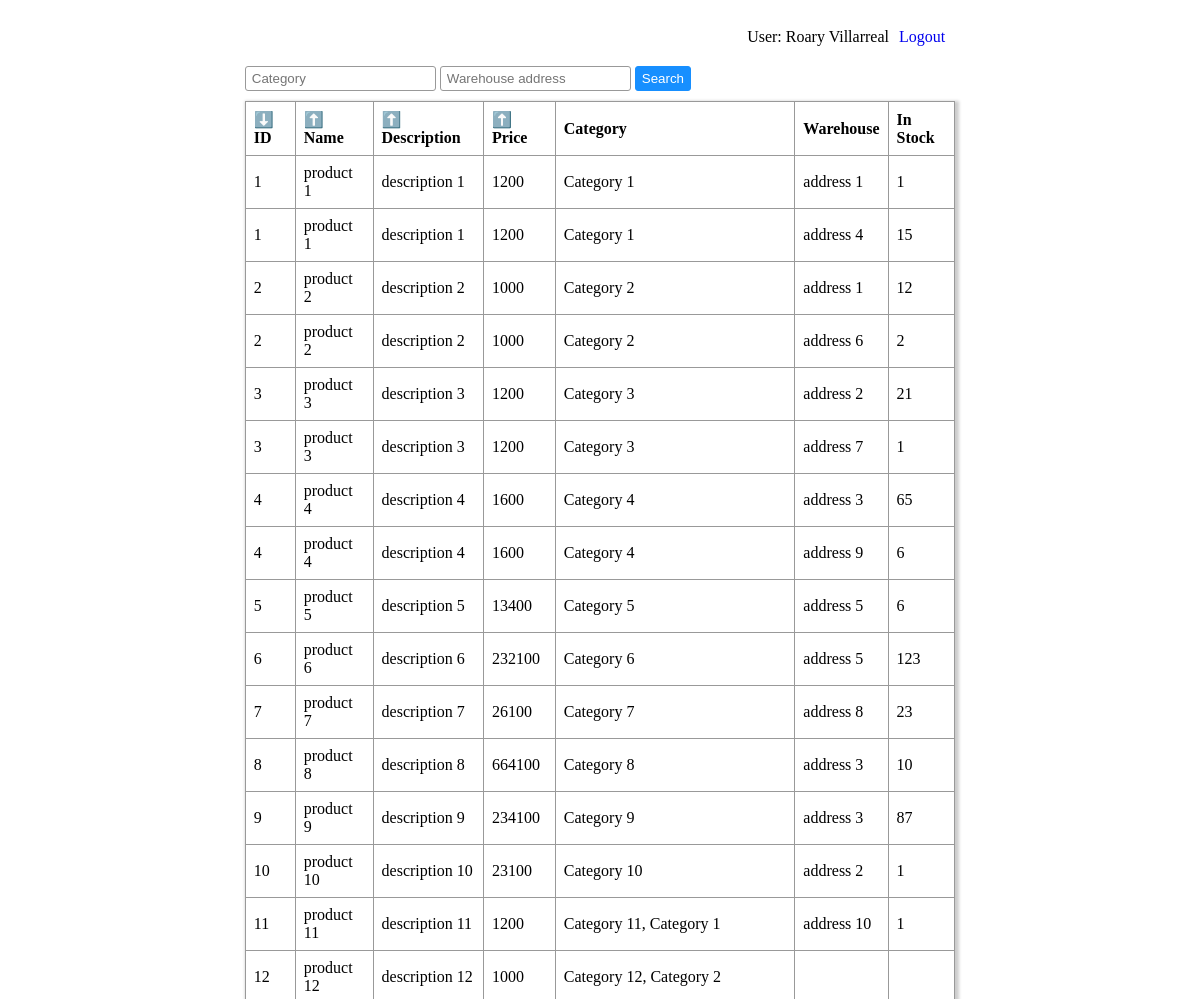
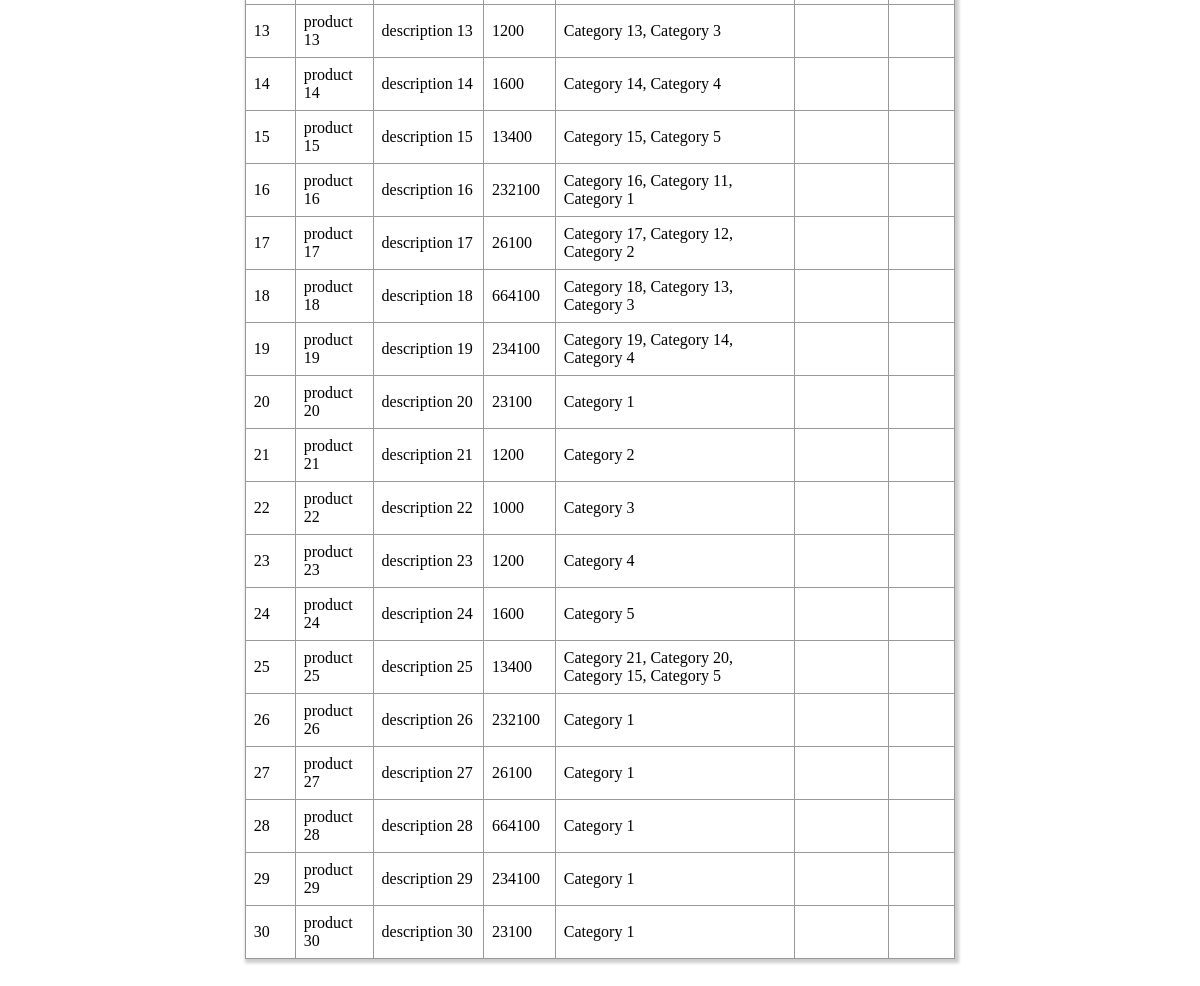
Screenshot of /products (signed in) with the database file from the repository (2 pictures, top to bottom).
### tables this page shows
CREATE TABLE `products` (
  `id` int(11) NOT NULL,
  `name` varchar(100) NOT NULL,
  `description` text NOT NULL,
  `price` int(11) NOT NULL,
  `category_id` int(11) NOT NULL,
  `created_at` datetime NOT NULL DEFAULT current_timestamp()
);

CREATE TABLE `categories` (
  `id` int(11) NOT NULL,
  `parent_id` int(11) DEFAULT NULL,
  `name` varchar(100) NOT NULL
);

CREATE TABLE `warehouses` (
  `id` int(11) NOT NULL,
  `address` varchar(100) NOT NULL,
  `phone` varchar(50) NOT NULL
);

CREATE TABLE `inventories` (
  `product_id` int(11) NOT NULL,
  `warehouse_id` int(11) NOT NULL,
  `amount_in_stock` int(11) NOT NULL
);

### app/core/DatabaseFactory.php (called while the page is built)
<?php
class DatabaseFactory
{
    private static $factory;
    private $database;
    public static function getFactory()
    {
        if (!self::$factory) {
            self::$factory = new DatabaseFactory();
        }
        return self::$factory;
    }
    public function getConnection()
    {
        if (!$this->database) {
            try {
                $config = Config::get('database');
                $options = array(PDO::ATTR_DEFAULT_FETCH_MODE => PDO::FETCH_OBJ, PDO::ATTR_ERRMODE => PDO::ERRMODE_WARNING);
                $this->database = new PDO(
                    $config['db_type'] . ':host=' . $config['db_host'] . ';dbname=' .
                        $config['db_name'] . ';port=' . $config['db_port'] . ';charset=' . $config['db_charset'],
                    $config['db_user'],
                    $config['db_pass'],
                    $options
                );
            } catch (PDOException $e) {
                echo 'Database connection failure. Please try again later.' . '<br>';
                echo 'Error code: ' . $e->getCode();
                exit;
            }
        }
        return $this->database;
    }
}

### app/core/Config.php (called while the page is built, shortened)
<?php
class Config
{
    public static $config;
    public static function get($filename)
    {
        if (!self::$config) {
            $config_file = '../app/config/' . $filename . '.php';
            self::$config = require $config_file;
        }
        return self::$config;
    }
}

### app/config/database.php (called while the page is built)
<?php
return [
    'db_type' => 'mysql',
    'db_host' => '127.0.0.1',
    'db_port' => '3306',
    'db_name' => 'product_catalog',
    'db_charset' => 'utf8',
    'db_user' => 'root',
    'db_pass' => ''
];

### app/controller/ProductController.php (called while the page is built, shortened)
<?php
class ProductController
{
    public function __construct()
    {
        $this->db = DatabaseFactory::getFactory()->getConnection();
    }
    public static function index()
    {
        if (isset($_GET['order_by'])) {
            $order_by = (new self)->getOrderBy($_GET['order_by']);
        } else {
            $order_by = (new self)->getOrderBy();
        }
        if (isset($_GET['order_type'])) {
            $order_type = (new self)->getOrderType($_GET['order_type']);
        } else {
            $order_type = (new self)->getOrderType();
        }
        $category_filter = null;
        $warehouse_filter = null;
        $sql = "
            SELECT
                p.id as p_id, p.name as p_name, p.description as p_description, p.price as p_price, p.created_at as p_created_at,
                c.id as c_id, c.name as c_name , c.parent_id as c_parent_id,
                i.amount_in_stock as i_amount_in_stock,
                w.id as w_id, w.address as w_address, w.phone as w_phone
            FROM products p
            LEFT JOIN categories c ON
                c.id = p.category_id
            LEFT JOIN inventories i ON
                i.product_id = p.id
            LEFT JOIN warehouses w ON
                w.id = i.warehouse_id
            ORDER BY $order_by $order_type
        ";
        $query = (new self)->db->prepare($sql);
        $query->execute();
        $products = [];
        while ($row = $query->fetch()) {
            $row->categories = (new self)->getCategories($row->c_name, $row->c_parent_id);
            $products[] = $row;
        }
        require '../app/views/products.php';
    }
    private function getOrderBy($field = null)
    {
        $order_by = 'p.id';
        return $order_by;
    }
    private function getOrderType($type = null)
    {
        $order_type = 'ASC';
        return $order_type;
    }
    private function getCategories($category_name, $parent_id)
    {
        $categories = [$category_name];
        while (!is_null($parent_id)) {
            $query = (new self)->db->prepare("SELECT * FROM categories where id = :parent_id");
            $query->execute([':parent_id' => $parent_id]);
            if ($query->rowCount() === 1) {
                $res = $query->fetch();
                $categories[] = $res->name;
            } else {
                $res = null;
            }
            $parent_id = $res->parent_id;
        }
        return implode(', ', $categories);
    }
}

### public/index.php (called while the page is built, shortened)
<?php
new App();

### app/views/products.php (the view, shortened to what this page needs)
<!DOCTYPE html>
<html lang="en">
<head>
    <link rel="stylesheet" href="../../public/css/style.css" />
</head>
<body>
    <div class="container">
        <div class="panel">
            <div>
                <?php echo 'User: ' . $_SESSION['user']->name ?>
            </div>
            <div>
                <a href="auth/logout">Logout</a>
            </div>
        </div>
        <form action="/products" method="GET" class="filter-form">
            <input type="text" name="category_filter" placeholder="Category" value="<?php echo $category_filter; ?>">
            <input type="text" name="warehouse_filter" placeholder="Warehouse address" value="<?php echo $warehouse_filter; ?>">
            <button type="submit">Search</button>
        </form>
        <div class="content-table">
            <table>
                <thead>
                    <tr>
                        <th>
                            <?php
                            if ($order_by == 'p.id' && stripos($order_type, 'asc') !== false) {
                                echo '<a href="?order_by=1&order_type=desc">⬇️</a>';
                            } else {
                                echo '<a href="?order_by=1&order_type=asc">⬆️</a>';
                            }
                            ?>
                            ID
                        </th>
                        <th>
                            <?php
                            if ($order_by == 'p.name' && stripos($order_type, 'asc') !== false) {
                                echo '<a href="?order_by=2&order_type=desc">⬇️</a>';
                            } else {
                                echo '<a href="?order_by=2&order_type=asc">⬆️</a>';
                            }
                            ?>
                            Name
                        </th>
                        <th>
                            <?php
                            if ($order_by == 'p.description' && stripos($order_type, 'asc') !== false) {
                                echo '<a href="?order_by=3&order_type=desc">⬇️</a>';
                            } else {
                                echo '<a href="?order_by=3&order_type=asc">⬆️</a>';
                            }
                            ?>
                            Description
                        </th>
                        <th>
                            <?php
                            if ($order_by == 'p.price' && stripos($order_type, 'asc') !== false) {
                                echo '<a href="?order_by=4&order_type=desc">⬇️</a>';
                            } else {
                                echo '<a href="?order_by=4&order_type=asc">⬆️</a>';
                            }
                            ?>
                            Price
                        </th>
                        <th>Category</th>
                        <th>Warehouse</th>
                        <th>In Stock</th>
                    </tr>
                </thead>
                <tbody>
                    <?php
                    foreach ($products as $item) {
                        echo "
                    <tr>
                        <td>$item->p_id</td>
                        <td>$item->p_name</td>
                        <td>$item->p_description</td>
                        <td>$item->p_price</td>
                        <td>$item->categories</td>
                        <td>$item->w_address</td>
                        <td>$item->i_amount_in_stock</td>
                    </tr>";
                    }
                    ?>
                </tbody>
            </table>
        </div>
    </div>
</body>
</html>

### app/core/App.php (shortened to what this page needs)
<?php
class App
{
    private $controller_name;
    private $action_name;
    public function __construct()
    {
        $filename = $this->parseControllerName($this->controller_name) . 'Controller';
        $file = '../app/controller/' . $filename . '.php';
        if (file_exists($file)) {
            $controller = new $filename();
            if (is_callable(array($controller, $this->action_name))) {
                $controller->{$this->action_name}();
            }
        } else {
            http_response_code(404);
            require '../app/views/404.php';
            exit;
        }
    }
    private function parseControllerName($str)
    {
        return strcasecmp(substr($str, -1), 's') == 0 ? substr($str, 0, -1) : $str;
    }
    private function parseURL()
    {
        if (isset($_SERVER['REQUEST_URI'])) {
            $url = $_SERVER['REQUEST_URI'];
            $url = filter_var(trim($url, '/'), FILTER_SANITIZE_URL);
            $path_str = explode('/', explode('?', $url)[0]);
            $this->controller_name = isset($path_str[0]) ? $path_str[0] : null;
            $this->action_name = isset($path_str[1]) ? $path_str[1] : null;
        }
    }
    private function setControlllerActionName()
    {
        if (!$this->action_name) {
            $this->action_name = 'index';
        }
    }
}

### public/css/style.css (style rules this page uses)
.container { width: 90%; margin: 0 auto 20px; padding: 20px 10px; }
.content-table { overflow-x: auto; box-shadow: 2px 2px 3px 2px rgba(0,0,0,.2); }
.panel { display: flex; justify-content: end; margin-bottom: 20px; }
.panel div { margin-right: 10px; }
table { width: 100%; border-collapse: collapse; }
th, td { border: 1px solid #999; padding: 0.5rem; text-align: left; }
form { margin: 10px 0; }
input { border: 1px solid #999; border-radius: 3px; padding: 4px 6px; }
.filter-form input { display: inline; }
button { display: inline-block; padding: 4px 6px; border: 1px solid rgb(23, 143, 255); border-radius: 3px; color: #fff; background: rgb(23, 143, 255); }
a { text-decoration: none; }
@media (min-width: 640px) { .container { width: 90%; } }
@media (min-width: 768px) { .container { width: 60%; } }

### rows the page displays
products: id "1", name "product 1", description "description 1", price "1200", category.name "Category 1", warehouses.address "address 1", inventories.amount_in_stock "1", warehouses.address "address 4", inventories.amount_in_stock "15"
products: id "2", name "product 2", description "description 2", price "1000", category.name "Category 2", warehouses.address "address 1", inventories.amount_in_stock "12", warehouses.address "address 6", inventories.amount_in_stock "2"
products: id "3", name "product 3", description "description 3", price "1200", category.name "Category 3", warehouses.address "address 2", inventories.amount_in_stock "21", warehouses.address "address 7", inventories.amount_in_stock "1"
products: id "4", name "product 4", description "description 4", price "1600", category.name "Category 4", warehouses.address "address 3", inventories.amount_in_stock "65", warehouses.address "address 9", inventories.amount_in_stock "6"
products: id "5", name "product 5", description "description 5", price "13400", category.name "Category 5", warehouses.address "address 5", inventories.amount_in_stock "6"
products: id "6", name "product 6", description "description 6", price "232100", category.name "Category 6", warehouses.address "address 5", inventories.amount_in_stock "123"
products: id "7", name "product 7", description "description 7", price "26100", category.name "Category 7", warehouses.address "address 8", inventories.amount_in_stock "23"
products: id "8", name "product 8", description "description 8", price "664100", category.name "Category 8", warehouses.address "address 3", inventories.amount_in_stock "10"
products: id "9", name "product 9", description "description 9", price "234100", category.name "Category 9", warehouses.address "address 3", inventories.amount_in_stock "87"
products: id "10", name "product 10", description "description 10", price "23100", category.name "Category 10", warehouses.address "address 2", inventories.amount_in_stock "1"
products: id "11", name "product 11", description "description 11", price "1200", categories "Category 11, Category 1", warehouses.address "address 10", inventories.amount_in_stock "1"
products: id "12", name "product 12", description "description 12", price "1000", categories "Category 12, Category 2"
products: id "13", name "product 13", description "description 13", price "1200", categories "Category 13, Category 3"
products: id "14", name "product 14", description "description 14", price "1600", categories "Category 14, Category 4"
products: id "15", name "product 15", description "description 15", price "13400", categories "Category 15, Category 5"
products: id "16", name "product 16", description "description 16", price "232100", categories "Category 16, Category 11, Category 1"
products: id "17", name "product 17", description "description 17", price "26100", categories "Category 17, Category 12, Category 2"
products: id "18", name "product 18", description "description 18", price "664100", categories "Category 18, Category 13, Category 3"
products: id "19", name "product 19", description "description 19", price "234100", categories "Category 19, Category 14, Category 4"
products: id "20", name "product 20", description "description 20", price "23100", category.name "Category 1"
products: id "21", name "product 21", description "description 21", price "1200", category.name "Category 2"
products: id "22", name "product 22", description "description 22", price "1000", category.name "Category 3"
products: id "23", name "product 23", description "description 23", price "1200", category.name "Category 4"
products: id "24", name "product 24", description "description 24", price "1600", category.name "Category 5"
products: id "25", name "product 25", description "description 25", price "13400", categories "Category 21, Category 20, Category 15, Category 5"
products: id "26", name "product 26", description "description 26", price "232100", category.name "Category 1"
products: id "27", name "product 27", description "description 27", price "26100", category.name "Category 1"
products: id "28", name "product 28", description "description 28", price "664100", category.name "Category 1"
products: id "29", name "product 29", description "description 29", price "234100", category.name "Category 1"
products: id "30", name "product 30", description "description 30", price "23100", category.name "Category 1"

### other values shown
$_SESSION['user']->name "Roary Villarreal"
